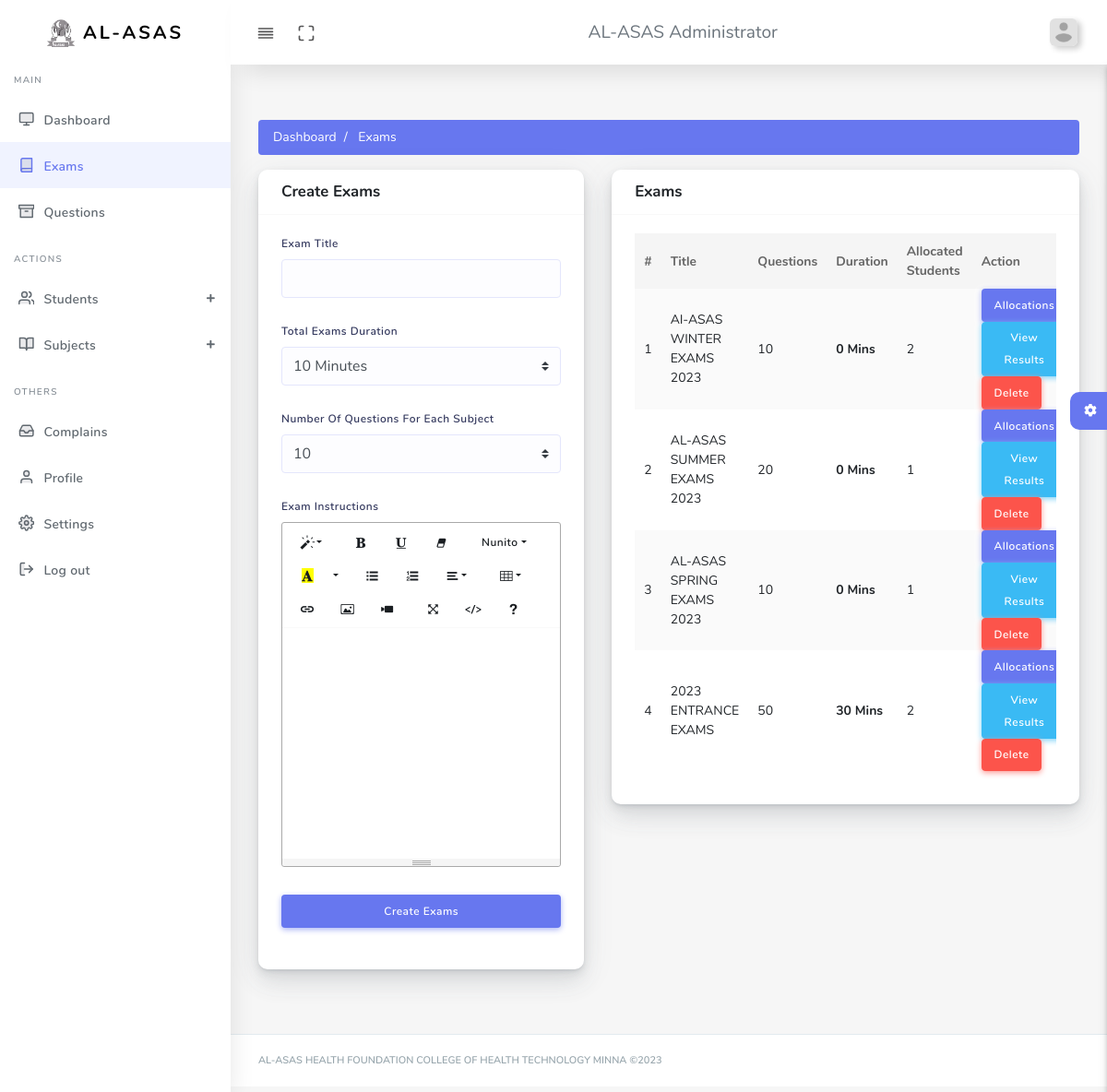
Screenshot of /admin/exams.php (signed in) with the database file from the repository.
### tables this page shows
CREATE TABLE `exams` (
  `id` int(10) NOT NULL,
  `title` varchar(200) NOT NULL,
  `questionsCount` int(50) NOT NULL,
  `instructions` text NOT NULL,
  `duration` int(11) NOT NULL
);

### admin/helpers/admin-functions.php (called while the page is built, shortened)
<?php
include 'setup.php';
function getAdminByUsername($username)
{
    global $connection;
    $admin_data_q = "SELECT * FROM `admin` WHERE `username` = ?";
    $admin_data_stmt = mysqli_prepare($connection, $admin_data_q);
    mysqli_stmt_bind_param($admin_data_stmt, 's', $username);
    mysqli_stmt_execute($admin_data_stmt);
    $result = mysqli_fetch_assoc(mysqli_stmt_get_result($admin_data_stmt));
    return $result;
}
function getAllocatedStudents($examID){
    global $connection;
    $data_q = "SELECT * FROM `students` WHERE `allocation` = ?";
    $data_stmt = mysqli_prepare($connection, $data_q);
    mysqli_stmt_bind_param($data_stmt, 'i', $examID);
    mysqli_stmt_execute($data_stmt);
    $result = mysqli_stmt_get_result($data_stmt);
    return mysqli_num_rows($result);
}

### admin/helpers/_exams.php (called while the page is built, shortened)
<?php
$exams_data_q = "SELECT * FROM `exams`";
$exams_data_stmt = mysqli_prepare($connection,$exams_data_q);
mysqli_stmt_execute($exams_data_stmt);
$exams_res = mysqli_stmt_get_result($exams_data_stmt);

### admin/exams.php (the view, shortened to what this page needs)
<?php require 'helpers/admin_init.php'; ?>
<?php require 'helpers/_exams.php'; ?>
  <body>
    <div id="app">
      <div class="main-wrapper main-wrapper-1">
        <div class="navbar-bg"></div>
        <?php Includes::custom_include('includes/navbar.php', [], true);    ?>
        <div class="main-sidebar sidebar-style-2">
        </div>
        <div class="main-content">
        <nav aria-label="breadcrumb">
              <ol class="breadcrumb bg-primary text-white-all">
                <li class="breadcrumb-item"><a href="index.php"> Dashboard</a></li>
                <li class="breadcrumb-item active" aria-current="page"> Exams</li>
              </ol>
        </nav>
        <div class="section-body">
            <div class="row">
              <div class="col-12 col-md-5 col-lg-5">
                <div class="card">
                  <div class="card-header">
                    <h4>Create Exams</h4>
                  </div>
                 <form action="" method="post" enctype="multipart/form-data" class="card-body">
                    <div class="form-group">
                      <label>Exam Title</label>
                      <input type="text" name="title"  class="form-control" value="" >
                    </div>
                    <div class="form-group">
                    <label>Total Exams Duration</label>
                        <select name="duration" class="custom-select" required>
                        <option value="10">10 Minutes</option>
                      </select>
                    </div>
                    <div class="form-group">
                    <label>Number Of Questions For Each Subject</label>
                        <select name="questionsCount" class="custom-select" required>
                        <option value="10">10</option>
                      </select>
                    </div>
                    <div class="form-group">
                      <label>Exam Instructions</label>
                    </div>
                    <div class="form-group">
                        <button type="submit" name="createExam" class="btn btn-primary w-100">Create Exams</button>
                    </div>
                  </form>
                </div>
              </div>
              <div class="col-12 col-md-7 col-lg-7">
                <div class="card">
                  <div class="card-header">
                    <h4>Exams</h4>
                  </div>
                  <div class="card-body">
                     <div class="table-responsive">
                      <table class="table table-striped" id="table-1">
                        <thead>
                          <tr>
                            <th class="text-center">
                              #
                            </th>
                            <th>Title</th>
                            <th>Questions</th>
                            <th>Duration</th>
                            <th>Allocated Students</th>
                            <th>Action</th>
                          </tr>
                        </thead>
                        <tbody>
                            <?php $index = 1; ?>
                    <?php while ($result = mysqli_fetch_array($exams_res)) : ?>
                          <tr>
                            <td>
                              <?php echo $index++; ?>
                            </td>
                            <td><?php echo $result['title'] ?></td>
                            <td><?php echo $result['questionsCount'] ?></td>
                            <td><b><?php echo $result['duration'] ?> Mins</b></td>
                            <td>
                              <?php echo getAllocatedStudents($result['id']); ?>
                            </td>
                            <td>
                                <a href="allocations.php?examsID=<?php echo $result['id'] ?>" class="btn btn-primary">Allocations</a>
                                <a href="results.php?examsID=<?php echo $result['id'] ?>" class="btn btn-info">View Results</a>
                                <a href="?delete=<?php echo $result['id'] ?>" class="btn btn-danger">Delete</a>
                            </td>
                          </tr>
                           <?php endwhile; ?>
                        </tbody>
                      </table>
                    </div>
                    </div>
                  </div>
                </div>
              </div>
            </div>
          </div>
        </div>
        </div>
  </body>
</html>

### admin/includes/navbar.php (shortened to what this page needs)
<?php
$adminData = getAdminByUsername($_SESSION['s_adminUsername']);
?>
<nav class="navbar navbar-expand-lg main-navbar sticky">
          <div class="form-inline mr-auto">
            <ul class="navbar-nav mr-3">
              <li>
                <a
                  href="#"
                  data-toggle="sidebar"
                  class="nav-link nav-link-lg collapse-btn"
                >
                  <i data-feather="align-justify"></i
                ></a>
              </li>
              <li>
                <a href="#" class="nav-link nav-link-lg fullscreen-btn">
                  <i data-feather="maximize"></i>
                </a>
              </li>
            </ul>
          </div>
          <div class="form-inline mr-auto">
            <ul class="navbar-nav mr-3">
              <li class="text-bold" style="font-size: 1.2rem">
                AL-ASAS Administrator
              </li>
            </ul>
          </div>
          <ul class="navbar-nav navbar-right">
            <li class="dropdown">
              <a
                href="#"
                data-toggle="dropdown"
                class="nav-link dropdown-toggle nav-link-lg nav-link-user"
              >
                <img
                  alt="image"
                  src="<?php echo $adminData['avatar'] ?>"
                  class="user-img-radious-style" />
              </a>
            </li>
          </ul>
        </nav>

### rows the page displays
exams: title "Al-ASAS WINTER EXAMS 2023", questionsCount "10", duration "0", id "2"
exams: title "AL-ASAS SUMMER EXAMS 2023", questionsCount "20", duration "0", id "1"
exams: title "AL-ASAS SPRING EXAMS 2023", questionsCount "10", duration "0", id "1"
exams: title "2023 ENTRANCE EXAMS", questionsCount "50", duration "30", id "2"
